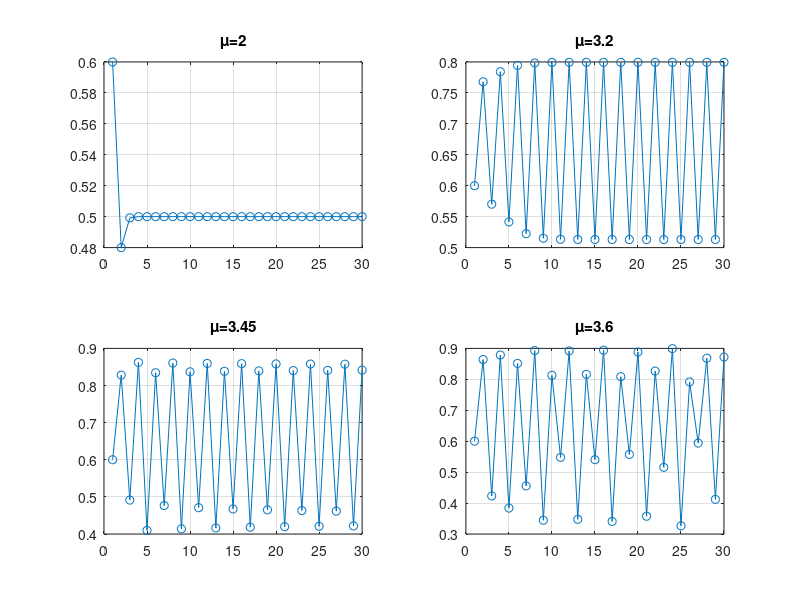

Write MATLAB code to recreate this figure.
clear all

x0=0.6;
u=[2,3.2,3.45,3.6];
x=zeros(4,30);
x(:,1)=[x0,x0,x0,x0];

for i=1:4
  for n=2:30
     x(i,n)=u(1,i)*x(i,n-1)*(1-x(i,n-1));
  end
end

subplot(2,2,1);
plot(x(1,:),'o-')
title('\mu=2');
grid on;

subplot(2,2,2);
plot(x(2,:),'o-')
title('\mu=3.2');
grid on;

subplot(2,2,3);
plot(x(3,:),'o-')
title('\mu=3.45');
grid on;

subplot(2,2,4);
plot(x(4,:),'o-')
title('\mu=3.6');
grid on;
